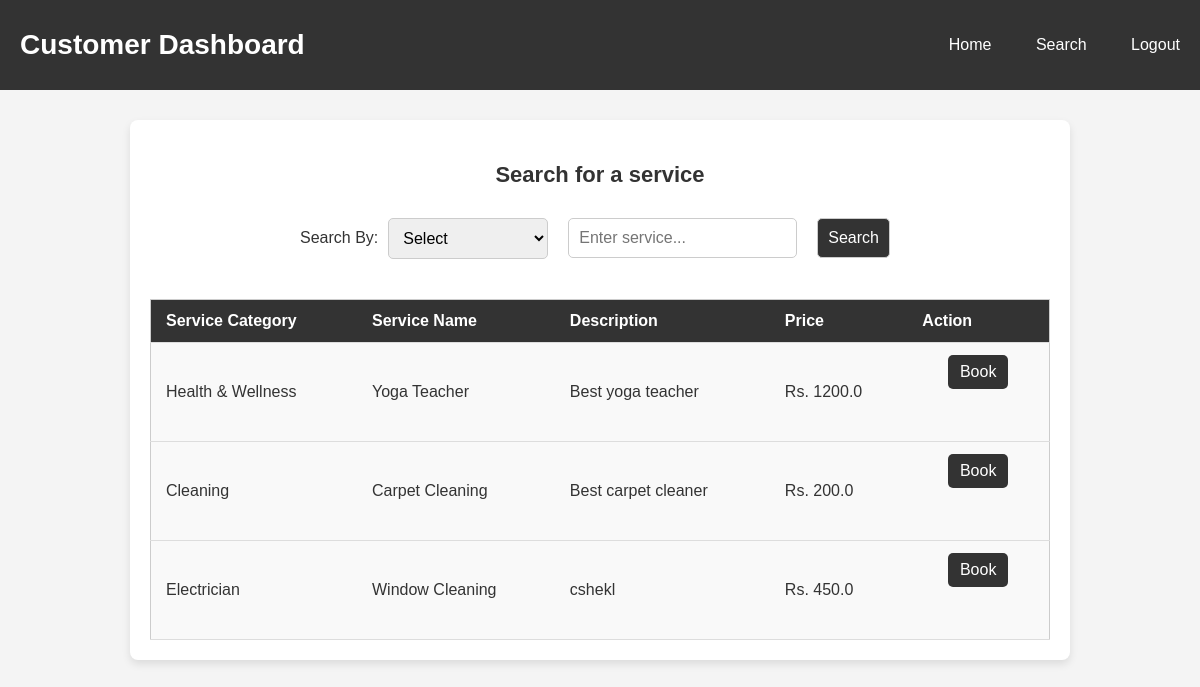
The app's page /customer_search with its own data.
### app.py (models this page shows)
class Services(db.Model):
    __tablename__='services'
    service_id=db.Column(db.Integer, primary_key=True)
    service_category=db.Column(db.String(), nullable=False)
    service_name=db.Column(db.String(), nullable=False, unique=True)
    expected_time=db.Column(db.String(), nullable=False, unique=False)
    description=db.Column(db.String(), nullable=False)
    base_price=db.Column(db.Float, nullable=False)

### app.py (the view, shortened to what this page needs)
@app.route("/customer_search", methods=["GET", "POST"])
def search_service():
    if request.method=="GET":
        service=Services.query.all()
        return render_template("customer_search.html", service=service, user_data=current_user)

### templates/customer_search.html (shortened to what this page needs)
<!DOCTYPE html>
<html lang="en">
<head>
</head>
<body>
    <div class="navbar">
        <h1>Customer Dashboard</h1>
        <div>
            <a href="/customer_home">Home</a>
            <a href="/customer_search">Search</a>
            <a href="/logout_user">Logout</a>
        </div>
    </div>
    <div class="content">
        <h3>Search for a service</h3>
        <form action="/customer_search" method="POST">
            <label for="search_type">Search By: </label>
            <select name="search_type" id="search_type" required>
                <option value="">Select</option>
            </select>
            <input type="text" name="service" placeholder="Enter service..." required>
            <button type="submit">Search</button>
        </form>
        <table>
            <thead>
                <tr>
                    <th>Service Category</th>
                    <th>Service Name</th>
                    <th>Description</th>
                    <th>Price</th>
                    <th>Action</th>
                </tr>
            </thead>
            <tbody>
                {% for record in service %}
                <tr>
                    <td>{{record.service_category}}</td>
                    <td>{{record.service_name}}</td>
                    <td>{{record.description}}</td>
                    <td>Rs. {{record.base_price}}</td>
                    <td>
                        <form action="/customer_search" method="POST">
                            <button class="btn" name="action" value="Book">Book</button>
                        </form>
                    </td>
                </tr>
                {% endfor %}
            </tbody>
        </table>
    </div>
</body>
</html>

### templates/customer_search.html (style rules this page uses)
body { font-family: 'Arial', sans-serif; margin: 0; padding: 0; background-color: #f4f4f4; color: #333; }
.navbar { background-color: #333; color: white; padding: 10px 0; display: flex; justify-content: space-between; align-items: center; }
.navbar h1 { font-size: 28px; margin-left: 20px; font-weight: bold; }
.navbar a { font-size: 16px; padding: 10px 20px; text-decoration: none; color: white; transition: background 0.3s; }
.content { max-width: 900px; margin: 30px auto; padding: 20px; background-color: white; border-radius: 8px; box-shadow: 0 4px 8px rgba(0, 0, 0, 0.1); }
h3 { text-align: center; font-size: 22px; margin-bottom: 30px; }
form { display: flex; justify-content: center; align-items: center; margin-bottom: 40px; }
select, input[type="text"], button { padding: 10px; margin: 0 10px; border: 1px solid #ccc; border-radius: 5px; font-size: 16px; }
select { width: 160px; }
button { background-color: #333; color: white; cursor: pointer; transition: background 0.3s; }
table { width: 100%; border-collapse: collapse; margin-top: 20px; border: 1px solid #ccc; }
th, td { padding: 12px 15px; text-align: left; border-bottom: 1px solid #ddd; }
th { background-color: #333; color: white; }
td { background-color: #f9f9f9; }
.btn { padding: 8px 12px; background-color: #333; color: white; border: none; cursor: pointer; border-radius: 5px; }

### records on screen
Services: service_category "Health & Wellness", service_name "Yoga Teacher", description "Best yoga teacher", base_price "1200.0"
Services: service_category "Cleaning", service_name "Carpet Cleaning", description "Best carpet cleaner", base_price "200.0"
Services: service_category "Electrician", service_name "Window Cleaning", description "cshekl", base_price "450.0"
